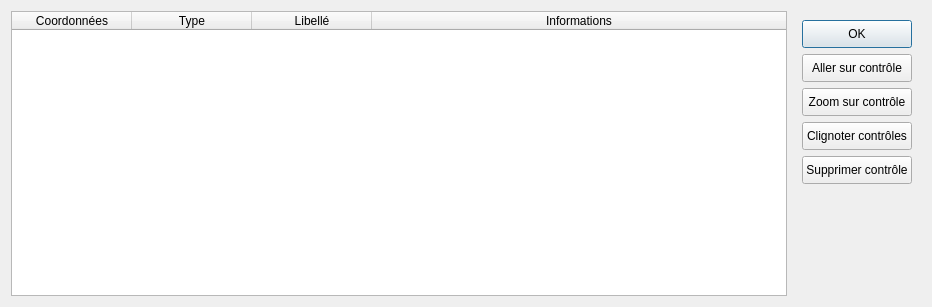
<?xml version="1.0" encoding="UTF-8"?>
<ui version="4.0">
 <class>Dialog</class>
 <widget class="QDialog" name="Dialog">
  <property name="geometry">
   <rect>
    <x>0</x>
    <y>0</y>
    <width>932</width>
    <height>307</height>
   </rect>
  </property>
  <property name="windowTitle">
   <string>Contrôles</string>
  </property>
  <layout class="QHBoxLayout" name="horizontalLayout">
   <item>
    <widget class="QTableWidget" name="tableWidget">
     <property name="sizeAdjustPolicy">
      <enum>QAbstractScrollArea::AdjustToContentsOnFirstShow</enum>
     </property>
     <property name="editTriggers">
      <set>QAbstractItemView::NoEditTriggers</set>
     </property>
     <property name="dragEnabled">
      <bool>false</bool>
     </property>
     <property name="dragDropOverwriteMode">
      <bool>false</bool>
     </property>
     <property name="alternatingRowColors">
      <bool>true</bool>
     </property>
     <property name="selectionMode">
      <enum>QAbstractItemView::SingleSelection</enum>
     </property>
     <property name="textElideMode">
      <enum>Qt::ElideRight</enum>
     </property>
     <property name="verticalScrollMode">
      <enum>QAbstractItemView::ScrollPerPixel</enum>
     </property>
     <property name="horizontalScrollMode">
      <enum>QAbstractItemView::ScrollPerPixel</enum>
     </property>
     <property name="gridStyle">
      <enum>Qt::SolidLine</enum>
     </property>
     <property name="sortingEnabled">
      <bool>true</bool>
     </property>
     <property name="wordWrap">
      <bool>true</bool>
     </property>
     <property name="columnCount">
      <number>4</number>
     </property>
     <attribute name="horizontalHeaderVisible">
      <bool>true</bool>
     </attribute>
     <attribute name="horizontalHeaderCascadingSectionResizes">
      <bool>true</bool>
     </attribute>
     <attribute name="horizontalHeaderMinimumSectionSize">
      <number>120</number>
     </attribute>
     <attribute name="horizontalHeaderDefaultSectionSize">
      <number>120</number>
     </attribute>
     <attribute name="horizontalHeaderHighlightSections">
      <bool>true</bool>
     </attribute>
     <attribute name="horizontalHeaderStretchLastSection">
      <bool>true</bool>
     </attribute>
     <attribute name="verticalHeaderVisible">
      <bool>false</bool>
     </attribute>
     <column>
      <property name="text">
       <string>Coordonnées</string>
      </property>
     </column>
     <column>
      <property name="text">
       <string>Type</string>
      </property>
     </column>
     <column>
      <property name="text">
       <string>Libellé</string>
      </property>
     </column>
     <column>
      <property name="text">
       <string>Informations</string>
      </property>
     </column>
    </widget>
   </item>
   <item>
    <widget class="QWidget" name="widget" native="true">
     <property name="sizePolicy">
      <sizepolicy hsizetype="Fixed" vsizetype="Preferred">
       <horstretch>0</horstretch>
       <verstretch>0</verstretch>
      </sizepolicy>
     </property>
     <layout class="QVBoxLayout" name="verticalLayout">
      <item>
       <widget class="QPushButton" name="ok">
        <property name="minimumSize">
         <size>
          <width>0</width>
          <height>28</height>
         </size>
        </property>
        <property name="text">
         <string>OK</string>
        </property>
       </widget>
      </item>
      <item>
       <widget class="QPushButton" name="showme">
        <property name="minimumSize">
         <size>
          <width>0</width>
          <height>28</height>
         </size>
        </property>
        <property name="text">
         <string>Aller sur contrôle</string>
        </property>
       </widget>
      </item>
      <item>
       <widget class="QPushButton" name="zoom">
        <property name="minimumSize">
         <size>
          <width>0</width>
          <height>28</height>
         </size>
        </property>
        <property name="text">
         <string>Zoom sur contrôle</string>
        </property>
       </widget>
      </item>
      <item>
       <widget class="QPushButton" name="blink">
        <property name="minimumSize">
         <size>
          <width>0</width>
          <height>28</height>
         </size>
        </property>
        <property name="text">
         <string>Clignoter contrôles</string>
        </property>
       </widget>
      </item>
      <item>
       <widget class="QPushButton" name="suppr">
        <property name="minimumSize">
         <size>
          <width>0</width>
          <height>28</height>
         </size>
        </property>
        <property name="text">
         <string>Supprimer contrôle</string>
        </property>
       </widget>
      </item>
      <item>
       <spacer name="verticalSpacer">
        <property name="orientation">
         <enum>Qt::Vertical</enum>
        </property>
        <property name="sizeHint" stdset="0">
         <size>
          <width>20</width>
          <height>168</height>
         </size>
        </property>
       </spacer>
      </item>
     </layout>
    </widget>
   </item>
  </layout>
 </widget>
 <resources/>
 <connections>
  <connection>
   <sender>ok</sender>
   <signal>clicked()</signal>
   <receiver>Dialog</receiver>
   <slot>accept()</slot>
   <hints>
    <hint type="sourcelabel">
     <x>795</x>
     <y>19</y>
    </hint>
    <hint type="destinationlabel">
     <x>744</x>
     <y>318</y>
    </hint>
   </hints>
  </connection>
  <connection>
   <sender>ok</sender>
   <signal>clicked()</signal>
   <receiver>Dialog</receiver>
   <slot>reject()</slot>
   <hints>
    <hint type="sourcelabel">
     <x>771</x>
     <y>17</y>
    </hint>
    <hint type="destinationlabel">
     <x>744</x>
     <y>4</y>
    </hint>
   </hints>
  </connection>
 </connections>
</ui>
